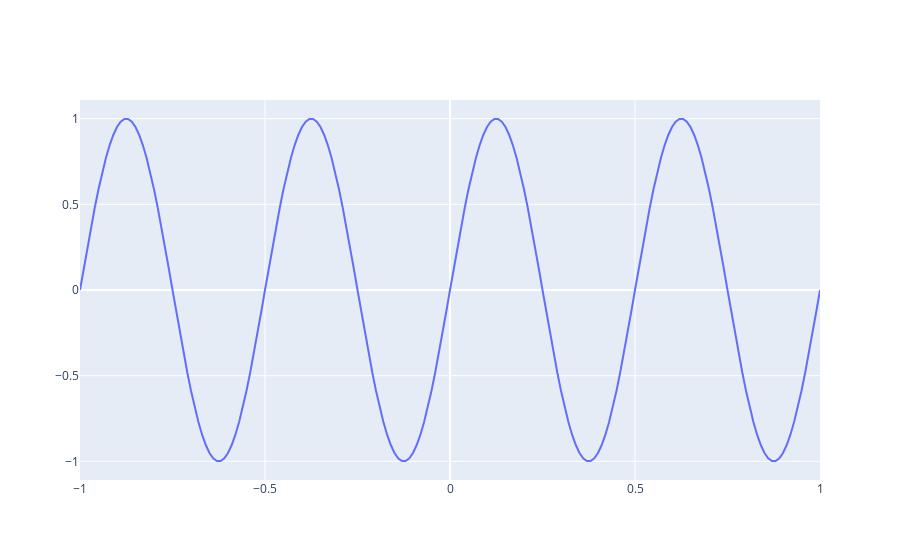

The cell this chart's notebook holds for it:
### Markdown cell above
- **c).** Graficar la siguiente función senoidal para $t$ en $[-1, 1]$ con dt = 0.01, A=1, $\phi=0$, $f=1$


$$f(t) = A * sin(2\pi*f*t +\phi)$$


- **d).** Desafío: ¿graficar sobre la misma figura para f en $[1, 5]$?

### Code cell
# item c
dt = 0.01
t = np.arange(-1,1+dt,dt)
frec = 2
f = np.sin(2*np.pi * frec * t)
fig2 = go.Figure()
fig2.add_trace(go.Scatter(x=t, y=f))

### Figure 1 — Plotly figure (JSON) as saved in the notebook; plotly's stock layout.template omitted (floating-point values rounded to 4 significant figures; data arrays with more than 128 entries replaced by an {"elided": "..."} marker saying what was removed)
{"data": [{"type": "scatter", "x": {"elided": "201 float values"}, "y": {"elided": "201 float values"}}], "layout": {"autosize": true, "xaxis": {"autorange": true, "range": [-1, 1.0], "type": "linear"}, "yaxis": {"autorange": true, "range": [-1.109, 1.109], "type": "linear"}}}
